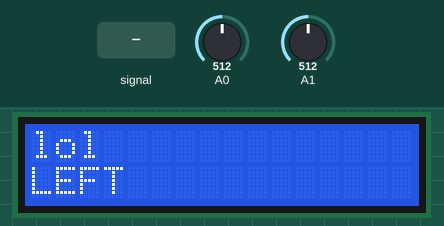
Recording of a sketch running on a simulated Arduino Uno, built with avr-gcc and run on an emulated ATmega328P. Shown: 16×2 character LCD. The test bench sets the inputs (shaded band); at power-on: A1 = 512, A0 = 512.

Above: at 1.2 s.
1.3 s: A1 fed a 200 Hz sine of ±460 counts around its level
At 2.37 s:
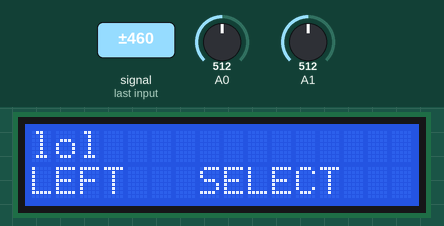
3.7 s: A1 set to 565
6.7 s: A0 fed a 1000 Hz sine of ±255 counts around its level
At 9.23 s:
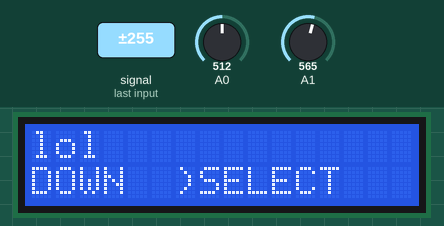
9.7 s: A0 set to 900
At 10.45 s:
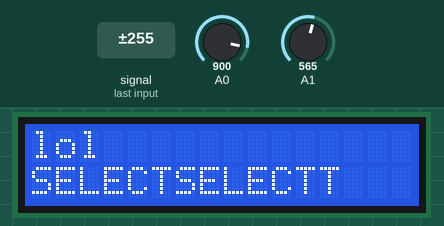
12.7 s: A0 set to 40
At 13.2 s:
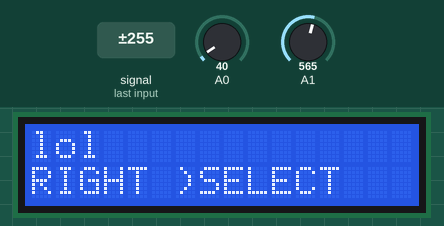
Timing chart, 0 to 15.7 s (numbered marks = the images above; inputs shaded):
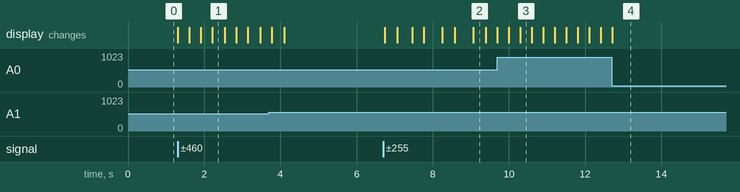

Measured:
- after the input at 1.3 s, the display: first changes at once (image 1 shows a later state)
- after the input at 6.7 s, the display: first changes at once (image 2 shows a later state)
- after the input at 9.7 s, the display: first differs from a run without the input after 0.60 s (image 3)
- after the input at 12.7 s, the display: changes at once (image 4)

The sketch:

Exercise_1_ADC_V3.ino
```cpp
//Sample using LiquidCrystal library
#include <LiquidCrystal.h>
#include <avr/io.h>       //Include AVR library
/*******************************************************
Modify this program's check buttons to operate with the AVR ADC instead of the arduino library.
Original by: Mark Bramwell, July 2010 Modified by: Howe Zhu
********************************************************/
// select the pins used on the LCD panel
LiquidCrystal lcd(8, 9, 4, 5, 6, 7);
// define some values used by the panel and buttons

#define btnUP 0
#define btnDOWN 1
#define btnRIGHT 2
#define btnLEFT 3
#define btnSELECT 4
#define btnNONE 5

double sensor, inches, cm ;
int lcd_key;
volatile unsigned int  seconds;
volatile unsigned int minutes;
int mode=0;


void setup()
{
/* Set up ADC between here */
 lcd.begin(16, 2);              // start the library
  ADMUX |= (1 << REFS0);
  ADMUX &= ~(1 << REFS1);
  ADMUX &= ~(1 << ADLAR);
  ADCSRA |= (1 << ADEN) |  (1 << ADSC) | (1 << ADPS2) | (1 << ADPS1) | (1 << ADPS0);
  ADCSRA |= (1 << ADIE);

  //timer 1 setup
  cli();          // disable global interrupts
  TCCR1A = 0;     // set entire TCCR1A register to 0
  TCCR1B = 0;     // same for TCCR1B
  OCR1A = 15624;
  // turn on CTC mode:
  TCCR1B |= (1 << WGM12);
  // Set CS10 and CS12 bits for 1024 prescaler:
  TCCR1B |= (1 << CS10);
  TCCR1B |= (1 << CS12);
  // enable timer compare interrupt:
  TIMSK1 |= (1 << OCIE1A);
  sei();          // enable global interrupts

  ADCSRA |= (1 << ADSC);
}

void update_clock() {
  seconds++;
  if (seconds == 60) {
    seconds = 0;
    minutes++;
    lcd.clear();
  }

}

int distance(){
   ADCSRA |=(1<<ADSC);      //<---- Start ADC conversion bit
  while(ADCSRA!=ADCSRA &~(1<<ADIF)) //<---- Create a condition that waits for ADC conversion interrupt flag
  ADCSRA &=~(1<<ADIF);
  inches = 4192.936 * pow(sensor, -0.935) - 3.937;
  cm = 10650.08 * pow(sensor, -0.935) - 10;
  delay(300);

  return sensor;
}

void loop()
{

   if (ADC < 555){
      lcd.setCursor(0,0);
       lcd.print ("lol");

    }
lcd.setCursor(0,1);            // move to the begining of the second line
lcd_key = read_LCD_buttons();  // Calls read button function

 switch (lcd_key)               // depending on which button was pushed, we perform an action
 {
   case btnRIGHT:
     {
     lcd.print("RIGHT ");
     break;
     }
   case btnLEFT:
     {
     lcd.print("LEFT   ");
     break;
     }
   case btnUP:
     {
     lcd.print("UP    ");
     break;
     }
   case btnDOWN:
     {
     lcd.print("DOWN  ");
     break;
     }
   case btnSELECT:
     {
     lcd.print("SELECT");
     break;
     }
     case btnNONE:
     {
     lcd.print("NONE  ");
     break;
     }
 }
}

int read_LCD_buttons()
{
 ADMUX  &=~(1<<MUX0);    //<----Set Multiplexor Value to pin A0
 ADMUX  &=~(1<<MUX1);
 ADMUX  &=~(1<<MUX2);
 ADMUX  &=~(1<<MUX3);
 ADCSRA |=(1<<ADSC);      //<---- Start ADC conversion bit
  while(ADCSRA!=ADCSRA &~(1<<ADIF)) //<---- Create a condition that waits for ADC conversion interrupt flag
  ADCSRA &=~(1<<ADIF);     //<---- Clear interrupt flag by setting bit to 1
  if (ADC > 1000) return btnNONE; // We make this the 1st option for speed reasons since itwill be the most likely result
  if (ADC < 50) return btnRIGHT;   //These are your 10bit value thresholds 0-1023
  if (ADC < 195) return btnUP;
  if (ADC < 380) return btnDOWN;
  if (ADC < 555) return btnLEFT;
  if (ADC < 790){
  lcd.print("SELECT");
          if ( (ADC < 790)){
            lcd.setCursor(5,1);
            lcd.print(":)");
          } return btnSELECT;
  return btnSELECT; }
  return btnNONE ; // when all others fail, return this...
}


ISR(TIMER1_COMPA_vect) {
  update_clock();

}


ISR(ADC_vect) {
  uint16_t result = ADC;
  switch (ADMUX & 0x0F) { //Here we are only looking at the last for bits by setting the first for bits to 0 (just for the switch statement the bits in ADMUX don't actually change)

    case 0: //Don't need the C0 --> only 0 as we cleared the first 4 bits ^^
      lcd_key =result;
      ADMUX |= (1 << MUX0); //just change the last bit to change the channel

      break;


    case 1 :


      sensor=result;
      ADMUX &= ~(1 << MUX0);
      break;

    default:


      break;
  }


  ADCSRA |= (1 << ADSC);

}
```
